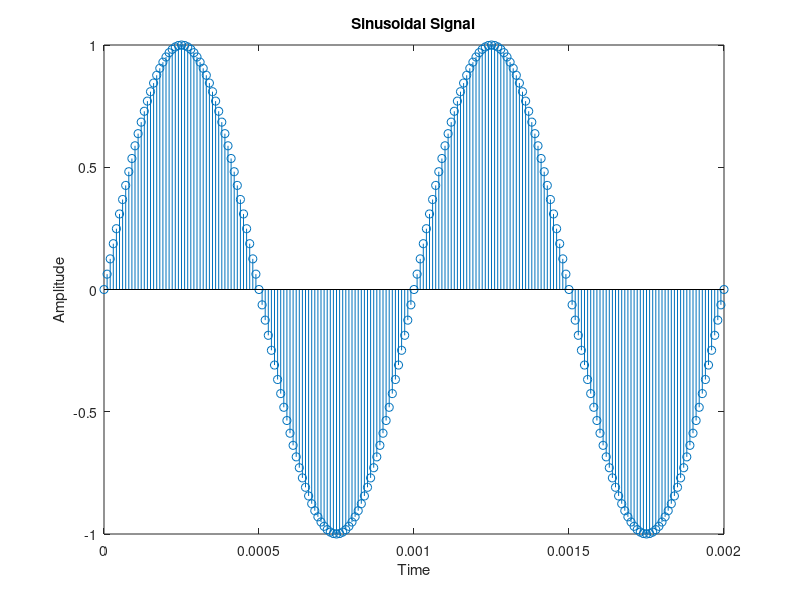

Write the MATLAB code that produced this figure.
% Sine signal generation
clear all;
close all;
clc;
frequency=1000; % Set the frequency of the signal
timeperiod=1/frequency; % Compute the time period
amplitude=1; % Set the amplitude of the signal
dcoffset=0; % Mention the dc offset value
t=0:0.00001:2*timeperiod; % Define the time period the signal
out=dcoffset+amplitude*sin(2*pi*frequency*t); %Generate the signal as per the given specifications
stem(t,out); title('Sinusoidal Signal' ); xlabel('Time' );
ylabel('Amplitude' );

